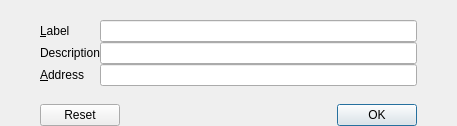
<?xml version="1.0" encoding="UTF-8"?>
<ui version="4.0">
 <class>EditAddressDialog</class>
 <widget class="QDialog" name="EditAddressDialog">
  <property name="geometry">
   <rect>
    <x>0</x>
    <y>0</y>
    <width>457</width>
    <height>126</height>
   </rect>
  </property>
  <property name="windowTitle">
   <string>Edit Address</string>
  </property>
  <layout class="QVBoxLayout" name="verticalLayout">
   <property name="spacing">
    <number>0</number>
   </property>
   <property name="leftMargin">
    <number>40</number>
   </property>
   <property name="topMargin">
    <number>20</number>
   </property>
   <property name="rightMargin">
    <number>40</number>
   </property>
   <property name="bottomMargin">
    <number>0</number>
   </property>
   <item>
    <layout class="QFormLayout" name="formLayout">
     <property name="fieldGrowthPolicy">
      <enum>QFormLayout::AllNonFixedFieldsGrow</enum>
     </property>
     <item row="0" column="0">
      <widget class="QLabel" name="labelAddress">
       <property name="text">
        <string>&amp;Label</string>
       </property>
       <property name="buddy">
        <cstring>labelEdit</cstring>
       </property>
      </widget>
     </item>
     <item row="0" column="1">
      <widget class="QLineEdit" name="labelEdit">
       <property name="toolTip">
        <string>The label associated with this address list entry</string>
       </property>
      </widget>
     </item>
     <item row="1" column="0">
      <widget class="QLabel" name="labelAddressDescription">
       <property name="text">
        <string>Description</string>
       </property>
       <property name="buddy">
        <cstring>addressEdit</cstring>
       </property>
      </widget>
     </item>
     <item row="2" column="0">
      <widget class="QLabel" name="labelAddressAddress">
       <property name="text">
        <string>&amp;Address</string>
       </property>
       <property name="buddy">
        <cstring>addressEdit</cstring>
       </property>
      </widget>
     </item>
     <item row="2" column="1">
      <widget class="QValidatedLineEdit" name="addressEdit">
       <property name="toolTip">
        <string>The address associated with this address list entry. This can only be modified for sending addresses.</string>
       </property>
      </widget>
     </item>
     <item row="1" column="1">
      <widget class="QValidatedLineEdit" name="descriptionEdit">
       <property name="toolTip">
        <string>The address associated with this address list entry. This can only be modified for sending addresses.</string>
       </property>
      </widget>
     </item>
    </layout>
   </item>
   <item>
    <widget class="QDialogButtonBox" name="buttonBox">
     <property name="orientation">
      <enum>Qt::Horizontal</enum>
     </property>
     <property name="standardButtons">
      <set>QDialogButtonBox::Ok|QDialogButtonBox::Reset</set>
     </property>
    </widget>
   </item>
  </layout>
 </widget>
 <customwidgets>
  <customwidget>
   <class>QValidatedLineEdit</class>
   <extends>QLineEdit</extends>
   <header>qvalidatedlineedit.h</header>
  </customwidget>
 </customwidgets>
 <resources/>
 <connections>
  <connection>
   <sender>buttonBox</sender>
   <signal>accepted()</signal>
   <receiver>EditAddressDialog</receiver>
   <slot>accept()</slot>
   <hints>
    <hint type="sourcelabel">
     <x>20</x>
     <y>20</y>
    </hint>
    <hint type="destinationlabel">
     <x>20</x>
     <y>20</y>
    </hint>
   </hints>
  </connection>
  <connection>
   <sender>buttonBox</sender>
   <signal>rejected()</signal>
   <receiver>EditAddressDialog</receiver>
   <slot>reject()</slot>
   <hints>
    <hint type="sourcelabel">
     <x>20</x>
     <y>20</y>
    </hint>
    <hint type="destinationlabel">
     <x>20</x>
     <y>20</y>
    </hint>
   </hints>
  </connection>
 </connections>
</ui>
